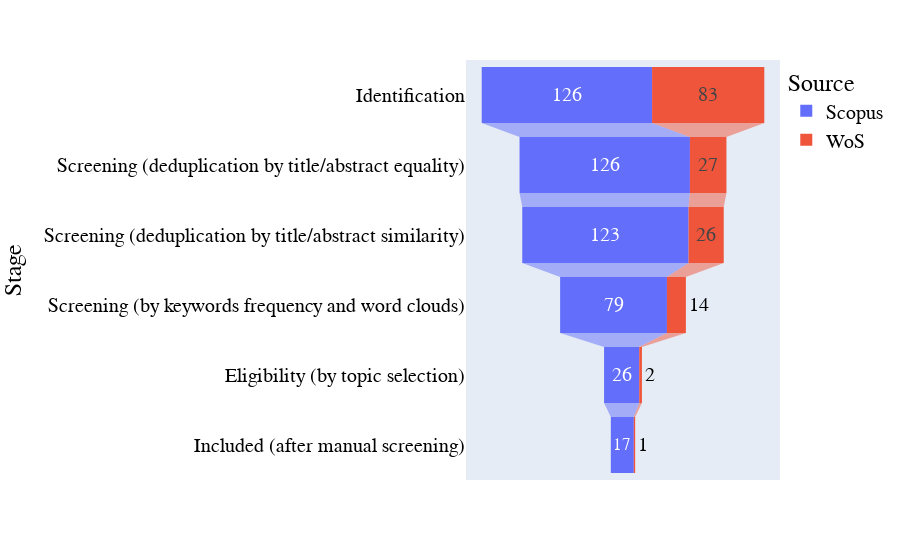

Notebook code cell kept with this figure:
### Markdown cell above
### Creating funnel chart to represent the samples excluded in each phase

### Code cell
import plotly.express as px
stages = ["Identification", "Screening (deduplication by title/abstract equality)",
          "Screening (deduplication by title/abstract similarity)", "Screening (by keywords frequency and word clouds)",
         "Eligibility (by topic selection)", "Included (after manual screening)"]
df_scopus = pd.DataFrame(dict(Number=[126, 126, 123, 79, 26, 17], Stage=stages))
df_scopus['Source'] = 'Scopus'
df_wos = pd.DataFrame(dict(Number=[83, 27, 26, 14, 2, 1], Stage=stages))
df_wos['Source'] = 'WoS'
df = pd.concat([df_scopus, df_wos], axis=0)
fig = px.funnel(df, x='Number', y='Stage', color='Source')
fig.update_layout(
    font_family="Times New Roman",
    font_color="black",
    font_size=20,
)
fig.show()

### Figure 1 — Plotly figure (JSON) as saved in the notebook; plotly's stock layout.template omitted (floating-point values rounded to 4 significant figures)
{"data": [{"hovertemplate": "Source=Scopus<br>Number=%{x}<br>Stage=%{y}<extra></extra>", "legendgroup": "Scopus", "marker": {"color": "#636efa"}, "name": "Scopus", "orientation": "h", "showlegend": true, "type": "funnel", "x": [126, 126, 123, 79, 26, 17], "xaxis": "x", "y": ["Identification", "Screening (deduplication by title/abstract equality)", "Screening (deduplication by title/abstract similarity)", "Screening (by keywords frequency and word clouds)", "Eligibility (by topic selection)", "Included (after manual screening)"], "yaxis": "y"}, {"hovertemplate": "Source=WoS<br>Number=%{x}<br>Stage=%{y}<extra></extra>", "legendgroup": "WoS", "marker": {"color": "#EF553B"}, "name": "WoS", "orientation": "h", "showlegend": true, "type": "funnel", "x": [83, 27, 26, 14, 2, 1], "xaxis": "x", "y": ["Identification", "Screening (deduplication by title/abstract equality)", "Screening (deduplication by title/abstract similarity)", "Screening (by keywords frequency and word clouds)", "Eligibility (by topic selection)", "Included (after manual screening)"], "yaxis": "y"}], "layout": {"font": {"color": "black", "family": "Times New Roman", "size": 20}, "legend": {"title": {"text": "Source"}, "tracegroupgap": 0}, "margin": {"t": 60}, "xaxis": {"anchor": "y", "domain": [0, 1], "title": {"text": "Number"}}, "yaxis": {"anchor": "x", "domain": [0, 1], "title": {"text": "Stage"}}}}
